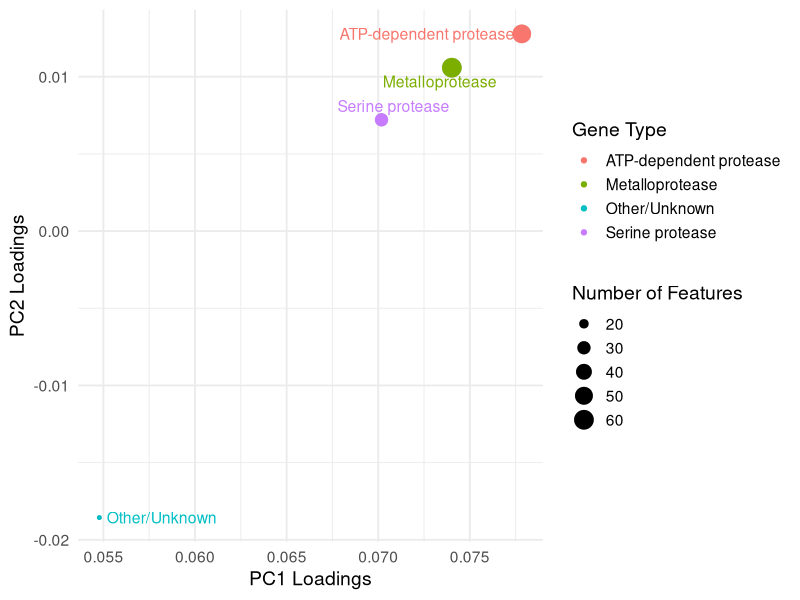

Source code (R):
# === Load functional-level loadings and summarize ===
library(ggplot2)
library(dplyr)
library(ggrepel)
library(readr)

# Read PCA loadings
loadings <- read_tsv("pca_feature_loadings.tsv", show_col_types = FALSE)

# Extract gene function annotation (text after first "|")
loadings <- loadings %>%
  mutate(function_annotation = sub("^[^|]*\\|", "", feature))

# Initial classification into broad gene types
loadings <- loadings %>%
  mutate(
    gene_class = case_when(
      grepl("metalloprotease|zinc", function_annotation, ignore.case = TRUE) ~ "Metalloprotease",
      grepl("serine", function_annotation, ignore.case = TRUE) ~ "Serine protease",
      grepl("Clp|ATP-dependent", function_annotation, ignore.case = TRUE) ~ "ATP-dependent protease",
      grepl("peptidase", function_annotation, ignore.case = TRUE) ~ "Peptidase",
      grepl("RIP|RseP", function_annotation, ignore.case = TRUE) ~ "RIP protease",
      TRUE ~ "Other/Unknown"
    )
  )

# --- Step: Expand the 'Other/Unknown' category dynamically ---
# For "Other/Unknown", check which functional annotations appear >=3 times
other_map <- loadings %>%
  filter(gene_class == "Other/Unknown") %>%
  count(function_annotation, sort = TRUE) %>%
  mutate(dynamic_class = ifelse(n >= 3, function_annotation, "Other/Unknown"))

# Join back these refined labels
loadings <- loadings %>%
  left_join(other_map, by = "function_annotation") %>%
  mutate(gene_class_final = ifelse(!is.na(dynamic_class), dynamic_class, gene_class)) %>%
  select(-gene_class, -dynamic_class)

# Summarize mean loadings per functional category
function_loadings <- loadings %>%
  group_by(gene_class_final) %>%
  summarize(
    PC1 = mean(PC1),
    PC2 = mean(PC2),
    abs_PC1 = mean(abs_PC1),
    abs_PC2 = mean(abs_PC2),
    n_features = n()
  ) %>%
  ungroup()

# Identify top separating functions
top_functions <- function_loadings %>%
  mutate(abs_sum = abs_PC1 + abs_PC2) %>%
  arrange(desc(abs_sum)) %>%
  slice(1:15)

# === Plot ===
p <- ggplot(function_loadings, aes(x = PC1, y = PC2)) +
  geom_point(aes(size = n_features), alpha = 0.6, color = "gray60") +
  geom_point(data = top_functions, aes(x = PC1, y = PC2, color = gene_class_final, size = n_features)) +
  geom_text_repel(
    data = top_functions,
    aes(label = gene_class_final, color = gene_class_final),
    size = 4,
    box.padding = 0.3,
    point.padding = 0.2,
    max.overlaps = Inf,
    show.legend = FALSE
  ) +
  scale_size_continuous(name = "Number of Features") +
  theme_minimal(base_size = 14) +
  labs(
    x = "PC1 Loadings",
    y = "PC2 Loadings",
    color = "Gene Type"
  ) +
  theme(plot.title = element_text(hjust = 0.5))

# Save PNG
ggsave("../../figures/gene_type_loadings.png", p, width = 8, height = 8, dpi = 600)
cat("Functional gene type PCA loadings plot saved as 'gene_type_loadings.png' (600 DPI)\n")

